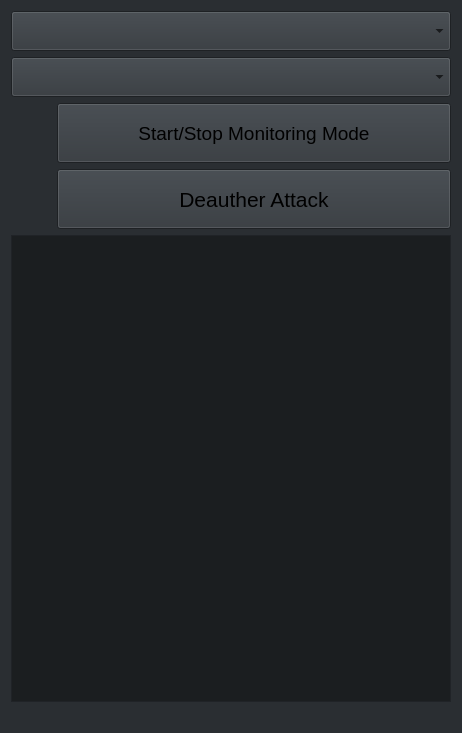
<?xml version="1.0" encoding="UTF-8"?>
<ui version="4.0">
 <class>Deauther</class>
 <widget class="QWidget" name="Deauther">
  <property name="geometry">
   <rect>
    <x>0</x>
    <y>0</y>
    <width>462</width>
    <height>733</height>
   </rect>
  </property>
  <property name="palette">
   <palette>
    <active>
     <colorrole role="Button">
      <brush brushstyle="SolidPattern">
       <color alpha="255">
        <red>30</red>
        <green>34</green>
        <blue>39</blue>
       </color>
      </brush>
     </colorrole>
     <colorrole role="Base">
      <brush brushstyle="SolidPattern">
       <color alpha="255">
        <red>30</red>
        <green>34</green>
        <blue>39</blue>
       </color>
      </brush>
     </colorrole>
     <colorrole role="Window">
      <brush brushstyle="SolidPattern">
       <color alpha="255">
        <red>30</red>
        <green>34</green>
        <blue>39</blue>
       </color>
      </brush>
     </colorrole>
    </active>
    <inactive>
     <colorrole role="Button">
      <brush brushstyle="SolidPattern">
       <color alpha="255">
        <red>49</red>
        <green>54</green>
        <blue>59</blue>
       </color>
      </brush>
     </colorrole>
     <colorrole role="Base">
      <brush brushstyle="SolidPattern">
       <color alpha="255">
        <red>27</red>
        <green>30</green>
        <blue>32</blue>
       </color>
      </brush>
     </colorrole>
     <colorrole role="Window">
      <brush brushstyle="SolidPattern">
       <color alpha="255">
        <red>42</red>
        <green>46</green>
        <blue>50</blue>
       </color>
      </brush>
     </colorrole>
    </inactive>
    <disabled>
     <colorrole role="Button">
      <brush brushstyle="SolidPattern">
       <color alpha="255">
        <red>30</red>
        <green>34</green>
        <blue>39</blue>
       </color>
      </brush>
     </colorrole>
     <colorrole role="Base">
      <brush brushstyle="SolidPattern">
       <color alpha="255">
        <red>30</red>
        <green>34</green>
        <blue>39</blue>
       </color>
      </brush>
     </colorrole>
     <colorrole role="Window">
      <brush brushstyle="SolidPattern">
       <color alpha="255">
        <red>30</red>
        <green>34</green>
        <blue>39</blue>
       </color>
      </brush>
     </colorrole>
    </disabled>
   </palette>
  </property>
  <property name="font">
   <font>
    <pointsize>6</pointsize>
   </font>
  </property>
  <layout class="QVBoxLayout" name="verticalLayout">
   <item>
    <widget class="QComboBox" name="iface_list">
     <property name="minimumSize">
      <size>
       <width>0</width>
       <height>40</height>
      </size>
     </property>
     <property name="font">
      <font>
       <pointsize>14</pointsize>
      </font>
     </property>
    </widget>
   </item>
   <item>
    <widget class="ReasonsList" name="reasons_list">
     <property name="minimumSize">
      <size>
       <width>0</width>
       <height>40</height>
      </size>
     </property>
     <property name="font">
      <font>
       <pointsize>14</pointsize>
      </font>
     </property>
    </widget>
   </item>
   <item>
    <layout class="QHBoxLayout" name="horizontalLayout">
     <item>
      <widget class="QPushButton" name="monitor_status">
       <property name="minimumSize">
        <size>
         <width>40</width>
         <height>40</height>
        </size>
       </property>
       <property name="maximumSize">
        <size>
         <width>40</width>
         <height>40</height>
        </size>
       </property>
       <property name="text">
        <string/>
       </property>
       <property name="icon">
        <iconset resource="../icons.qrc">
         <normaloff>:/icons/actions/24/edit-find-replace.svg</normaloff>:/icons/actions/24/edit-find-replace.svg</iconset>
       </property>
       <property name="iconSize">
        <size>
         <width>40</width>
         <height>40</height>
        </size>
       </property>
       <property name="flat">
        <bool>true</bool>
       </property>
      </widget>
     </item>
     <item>
      <widget class="QPushButton" name="toggle_monitoring">
       <property name="minimumSize">
        <size>
         <width>0</width>
         <height>60</height>
        </size>
       </property>
       <property name="font">
        <font>
         <pointsize>14</pointsize>
        </font>
       </property>
       <property name="text">
        <string>Start/Stop Monitoring Mode</string>
       </property>
      </widget>
     </item>
    </layout>
   </item>
   <item>
    <layout class="QHBoxLayout" name="horizontalLayout_2">
     <item>
      <widget class="QPushButton" name="packet_sent">
       <property name="minimumSize">
        <size>
         <width>40</width>
         <height>40</height>
        </size>
       </property>
       <property name="maximumSize">
        <size>
         <width>40</width>
         <height>40</height>
        </size>
       </property>
       <property name="text">
        <string/>
       </property>
       <property name="icon">
        <iconset resource="../icons.qrc">
         <normaloff>:/icons/actions/32/mail-send.svg</normaloff>:/icons/actions/32/mail-send.svg</iconset>
       </property>
       <property name="iconSize">
        <size>
         <width>40</width>
         <height>40</height>
        </size>
       </property>
       <property name="flat">
        <bool>true</bool>
       </property>
      </widget>
     </item>
     <item>
      <widget class="QPushButton" name="deauth_attack">
       <property name="minimumSize">
        <size>
         <width>0</width>
         <height>60</height>
        </size>
       </property>
       <property name="font">
        <font>
         <pointsize>16</pointsize>
        </font>
       </property>
       <property name="text">
        <string>Deauther Attack</string>
       </property>
      </widget>
     </item>
    </layout>
   </item>
   <item>
    <widget class="QTreeView" name="station_view">
     <property name="font">
      <font>
       <family>Libertinus Sans</family>
       <pointsize>16</pointsize>
      </font>
     </property>
    </widget>
   </item>
   <item>
    <spacer name="horizontalSpacer">
     <property name="orientation">
      <enum>Qt::Horizontal</enum>
     </property>
     <property name="sizeHint" stdset="0">
      <size>
       <width>40</width>
       <height>20</height>
      </size>
     </property>
    </spacer>
   </item>
  </layout>
 </widget>
 <customwidgets>
  <customwidget>
   <class>ReasonsList</class>
   <extends>QComboBox</extends>
   <header>reasons_list.h</header>
  </customwidget>
 </customwidgets>
 <resources>
  <include location="../icons.qrc"/>
 </resources>
 <connections/>
</ui>
